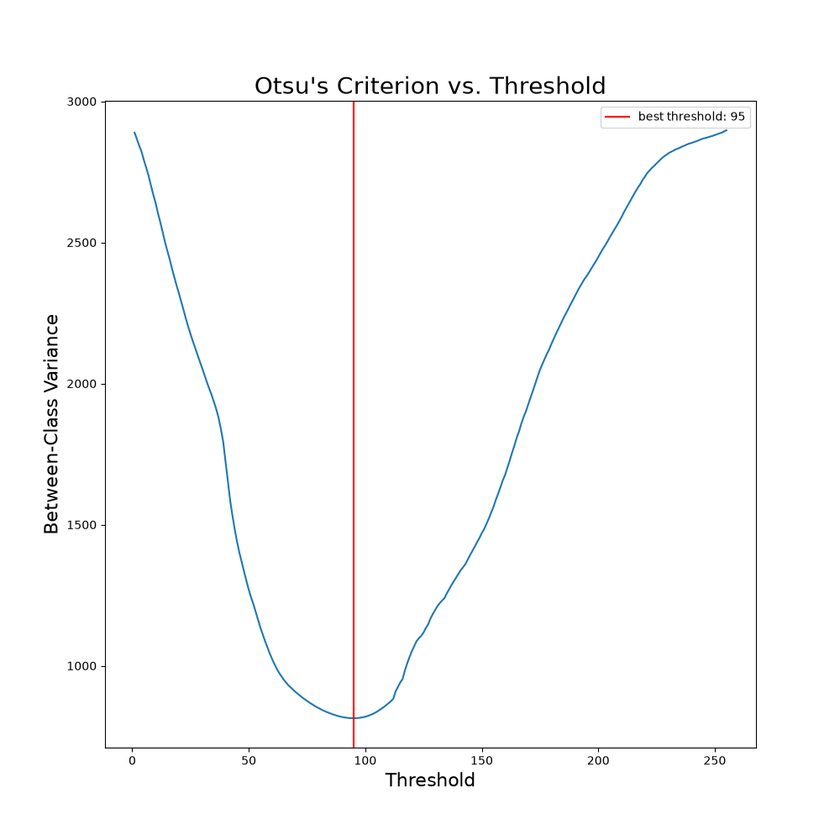
#> input picture figures/building_chart.png, 840 x 840 px, shrunk from 1000 x 1000 before the run; its folder holds only this picture in this run
$ python otsu.py --img figures/building_chart.png
#> lines starting #> are read from the running program, lines starting #| are printed output that depends on the picture; after the words box and inside, x2 and y2 are one past the last pixel; in counts of white or black regions, pixels touching at a corner belong together
#> in showComparison, img_color is the input picture: shape (840, 840, 4) float32; mean R, G, B, A 0.988, 0.987, 0.988, 1
from pathlib import Path
import string
from turtle import color
import numpy as np
from PIL import Image
import matplotlib.pyplot as plt
import seaborn as sns
import argparse
import matplotlib.image as mpimg

def getImageAsArray(path: str):
#> called with path = 'figures/building_chart.png'
    img = Image.open(path)
    return np.asarray(img.convert('L'))

def applyImageThreshold(img: np.ndarray, threshhold: int) -> np.ndarray:
    thresholded_img = np.zeros(img.shape)
    thresholded_img[img >= threshhold] = 1
    return thresholded_img

def computeOtsusCriteria(img: np.ndarray, threshold: int) -> int:
    if(threshold % 50 == 0 or threshold == 255):
        print("checking threshold", threshold)

    thresholded_img = applyImageThreshold(img, threshold)

    num_pixels = img.size
    num_pixels_1 = np.count_nonzero(thresholded_img)

    weight_1 = num_pixels_1 / num_pixels
    weight_0 = 1 - weight_1

    if weight_0 == 0 or weight_1 == 0:
        return np.inf

    val_1 = img[thresholded_img == 1]
    val_0 = img[thresholded_img == 0]

    var_1 = np.var(val_1) if len(val_1) > 0 else 0
    var_0 = np.var(val_0) if len(val_0) > 0 else 0

    return weight_0 * var_0 + weight_1 * var_1

def findBestThreshold(img: np.ndarray):
    th_range = range(int(np.max(img)) + 1)
    criterias = [computeOtsusCriteria(img, threshold) for threshold in th_range]
#> criterias = 256 items, first 6: inf, 455.4, 448.6, 444.9, 442.6, 439.3
    best_threshold = th_range[np.argmin(criterias)] #argmin returns index
#> best_threshold = 171
    return best_threshold, criterias

def getOtsuImage(path: str):
    img = getImageAsArray(path)
    best_threshold, criterias = findBestThreshold(img)
#> best_threshold = 171
    thresholded_img = applyImageThreshold(img, best_threshold)
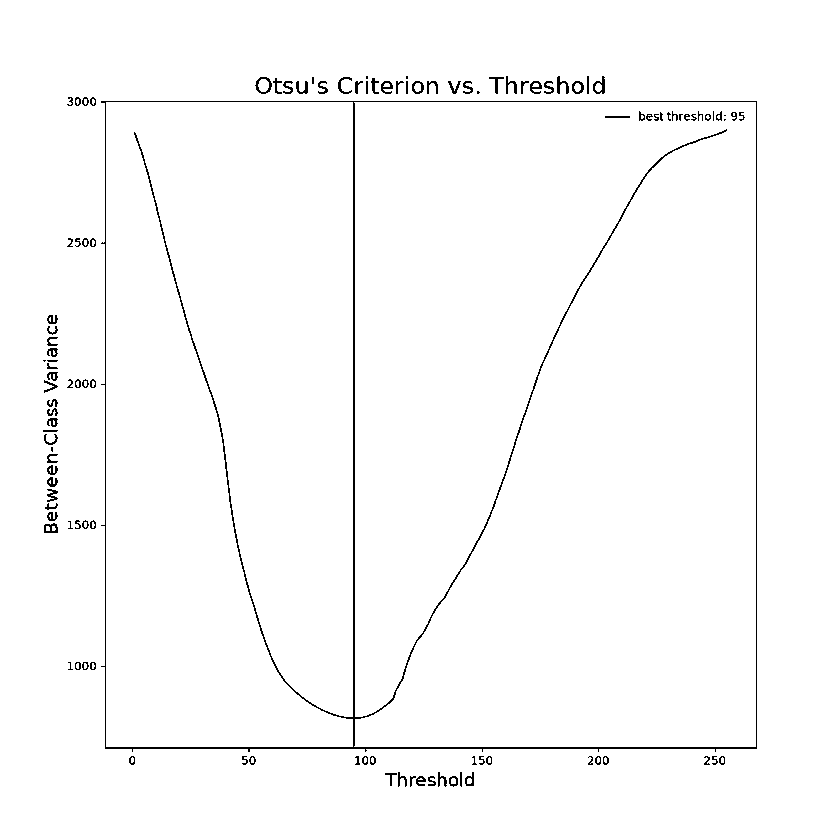
#> thresholded_img: shape (840, 840) float64; values 0 (black) and 1 (white), 98.4% white; black in thin lines or dots, all inside (x1, y1, x2, y2) = (43, 76, 757, 787)
    return thresholded_img, criterias, best_threshold

def showChart(criterias, best_threshold, img, path):
    plt.figure(figsize=(10,10))
    th_range = range(int(np.max(img)) + 1)
    plt.plot(th_range, criterias)

    plt.title("Otsu's Criterion vs. Threshold", fontsize=20)
    plt.xlabel("Threshold", fontsize=16)
    plt.ylabel("Between-Class Variance", fontsize=16)

    plt.axvline(x=best_threshold, color='r',  label = f'best threshold: {best_threshold}')

    plt.legend()
    plt.savefig(f'figures/{Path(path).stem}_chart.png')
    plt.show()

def showComparison(path: str):
    img_color = mpimg.imread(path)
    img_regular = getImageAsArray(path)
    img_otsu, criterias, best_threshold = getOtsuImage(path)
#> best_threshold = 171

    plt.figure(figsize=(30,10))
    plt.subplot(1,3,1)
    plt.title("Original Color Image", fontsize = 20)
    plt.imshow(img_color)
    plt.subplot(1,3,2)
    plt.title("Grey Scale Image", fontsize = 20)
    plt.imshow(img_regular, cmap="gray")
    plt.subplot(1,3,3)
    plt.title("Otsu Method Image", fontsize = 20)
    plt.imshow(img_otsu, cmap="gray")
    plt.tight_layout()
    plt.savefig(f'figures/{Path(path).stem}_images.png')
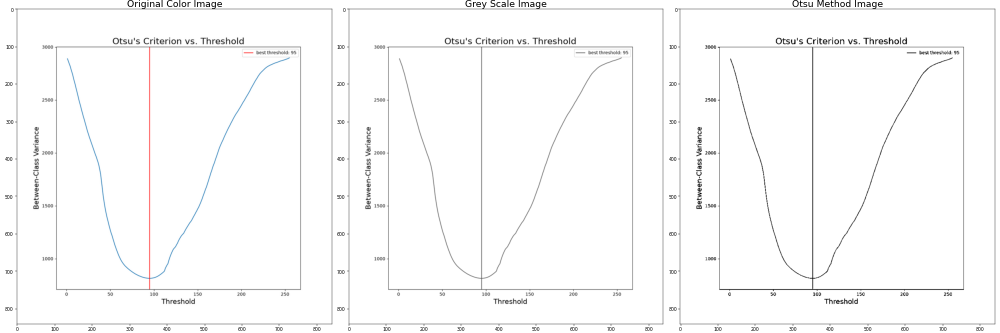
#> figure drawn by matplotlib, 3 panels

    showChart(criterias, best_threshold, img_regular, path)
#> in showChart, `plt.savefig(f'figures/{Path(path).stem}_chart.png')`:
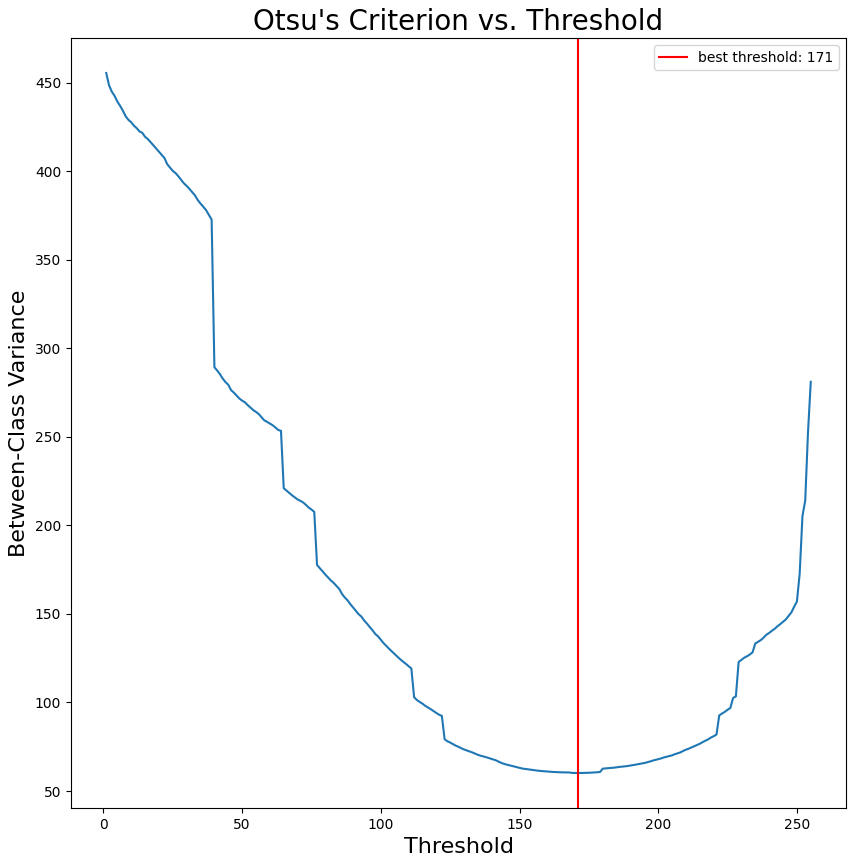
#> figure drawn by matplotlib, 1 panel

def main(args):
    showComparison(args.img)

def args_parser():
    parser = argparse.ArgumentParser()
    parser.add_argument('--img')
    return parser.parse_args()

if __name__ == "__main__":
    args = args_parser()
    main(args)

$ run again, on figures/face_chart.png
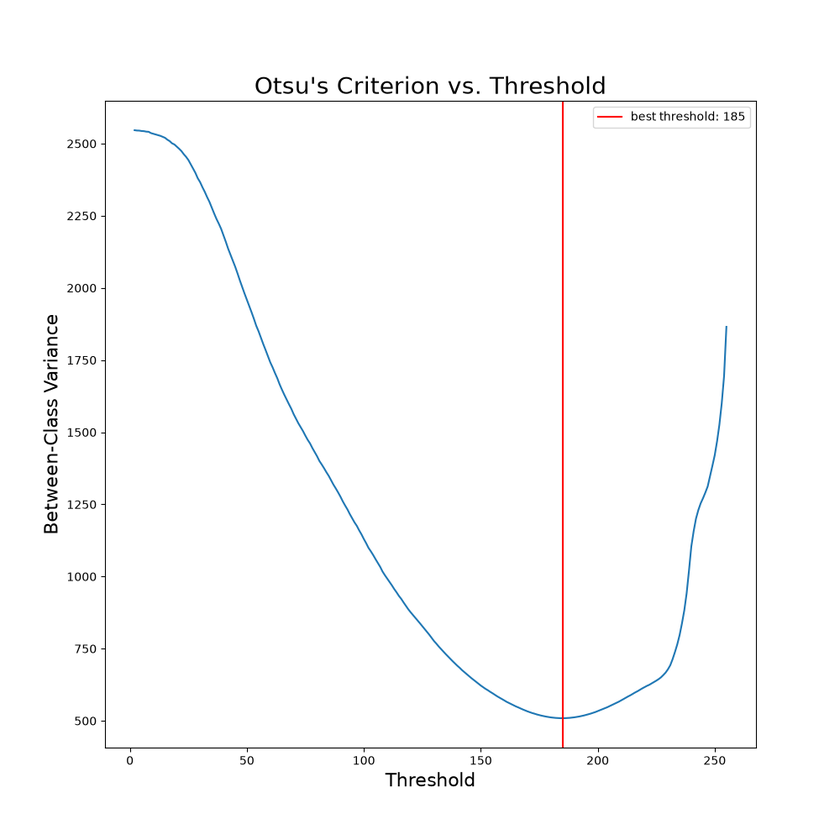
#> input picture figures/face_chart.png, 840 x 840 px, shrunk from 1000 x 1000 before the run
#> in showComparison, img_color is the input picture: shape (840, 840, 4) float32; mean R, G, B, A 0.988, 0.987, 0.988, 1
#> in findBestThreshold, `criterias = [computeOtsusCriteria(img, threshold) for threshold in th_..`: criterias = 256 items, first 6: inf, 469.2, 462.3, 458.7, 456.5, 453.2
#> in findBestThreshold, `best_threshold = th_range[np.argmin(criterias)]`: best_threshold = 170
#> in getOtsuImage, `thresholded_img = applyImageThreshold(img, best_threshold)`:
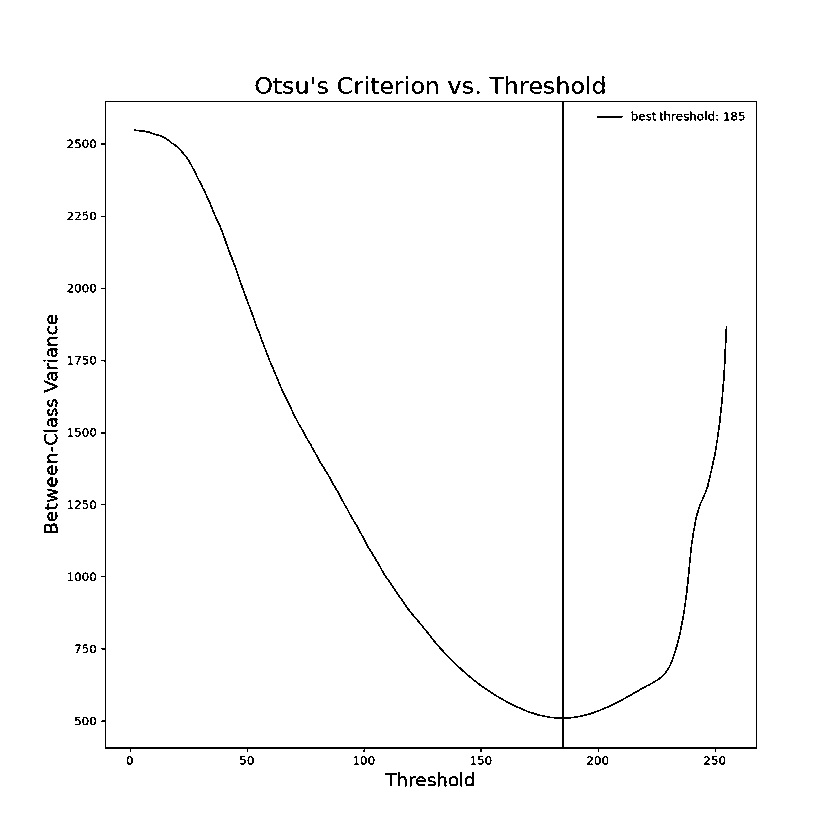
#> thresholded_img: shape (840, 840) float64; values 0 (black) and 1 (white), 98.4% white; black in thin lines or dots, all inside (x1, y1, x2, y2) = (43, 76, 757, 787)
#> in showChart, `plt.savefig(f'figures/{Path(path).stem}_chart.png')`:
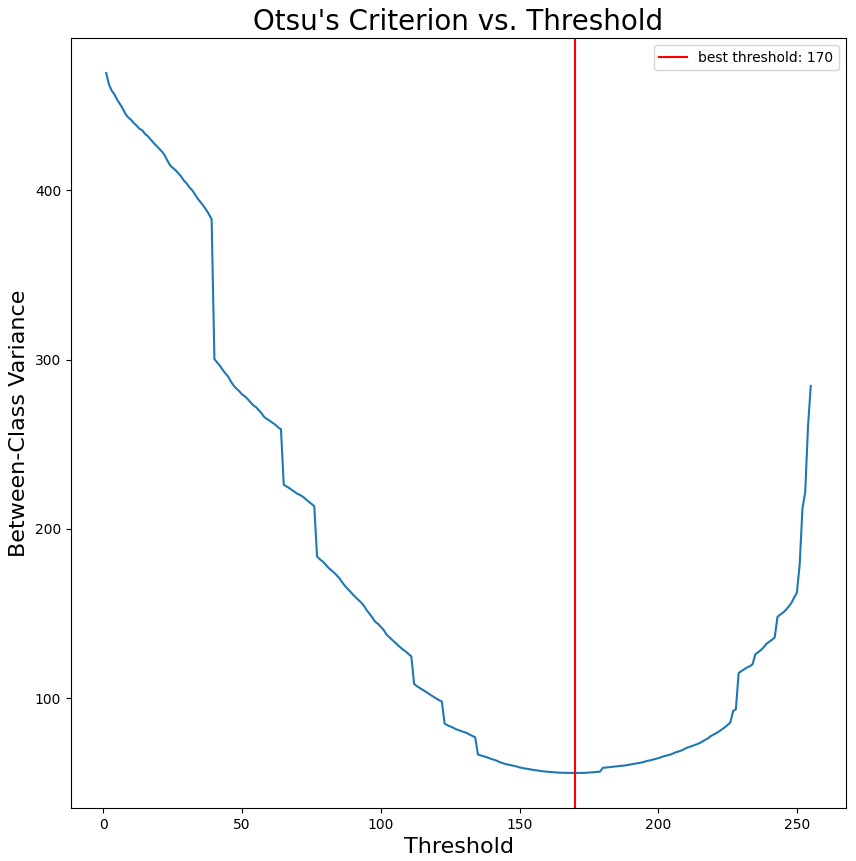
#> figure drawn by matplotlib, 1 panel

$ run again, on figures/water_coins_chart.png
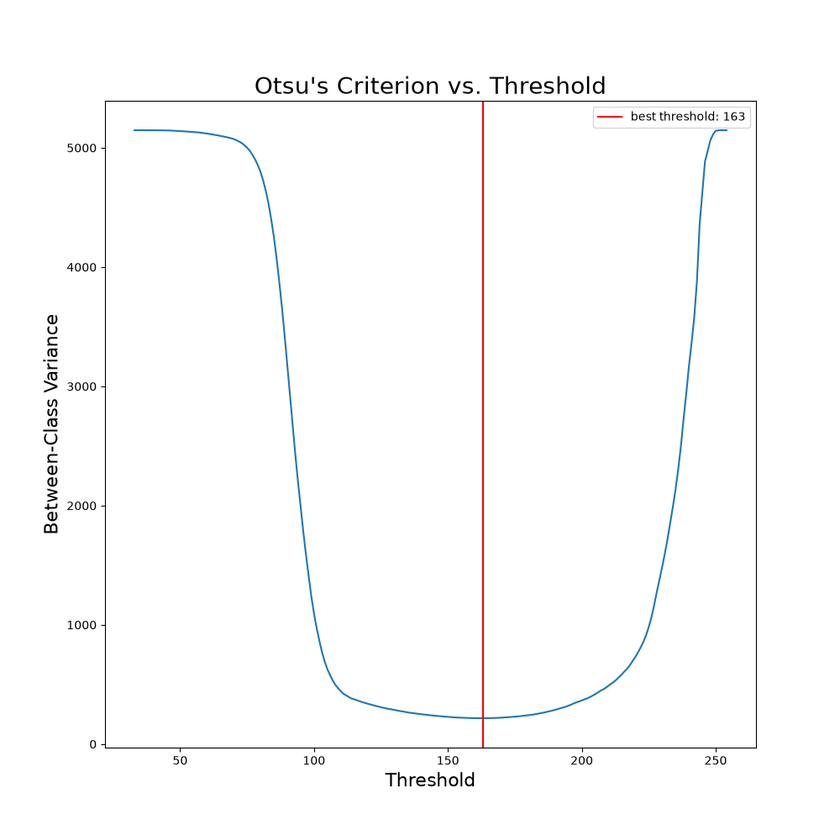
#> input picture figures/water_coins_chart.png, 840 x 840 px, shrunk from 1000 x 1000 before the run
#> in showComparison, img_color is the input picture: shape (840, 840, 4) float32; mean R, G, B, A 0.987, 0.987, 0.988, 1
#> in findBestThreshold, `criterias = [computeOtsusCriteria(img, threshold) for threshold in th_..`: criterias = 256 items, first 6: inf, 474, 467.2, 463.6, 461.3, 458
#> in findBestThreshold, `best_threshold = th_range[np.argmin(criterias)]`: best_threshold = 170
#> in getOtsuImage, `thresholded_img = applyImageThreshold(img, best_threshold)`:
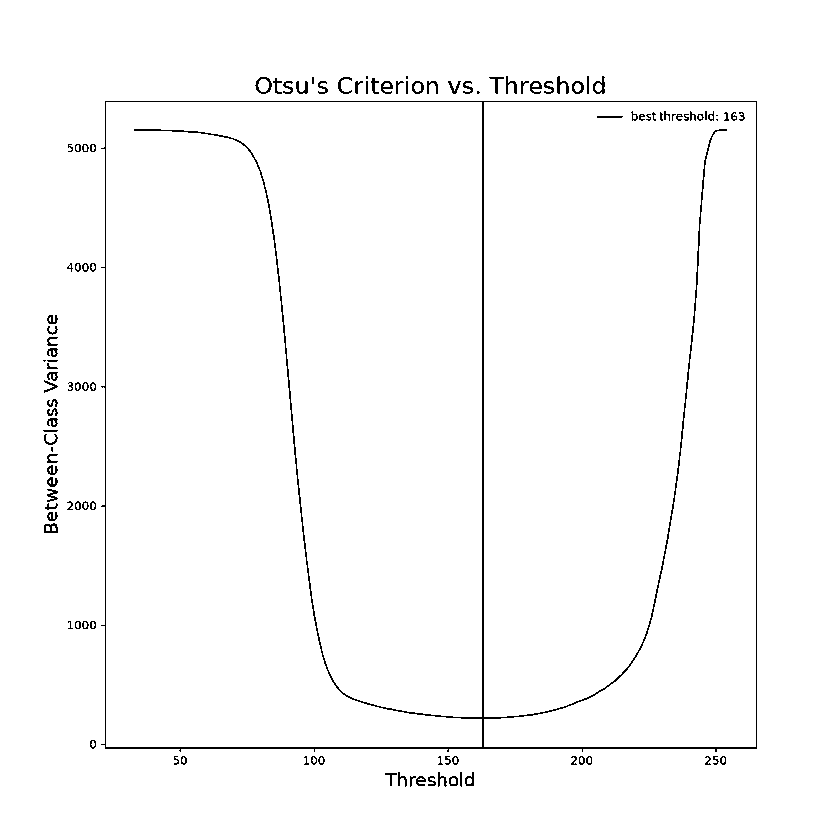
#> thresholded_img: shape (840, 840) float64; values 0 (black) and 1 (white), 98.3% white; black in thin lines or dots, all inside (x1, y1, x2, y2) = (43, 76, 757, 787)
#> in showChart, `plt.savefig(f'figures/{Path(path).stem}_chart.png')`:
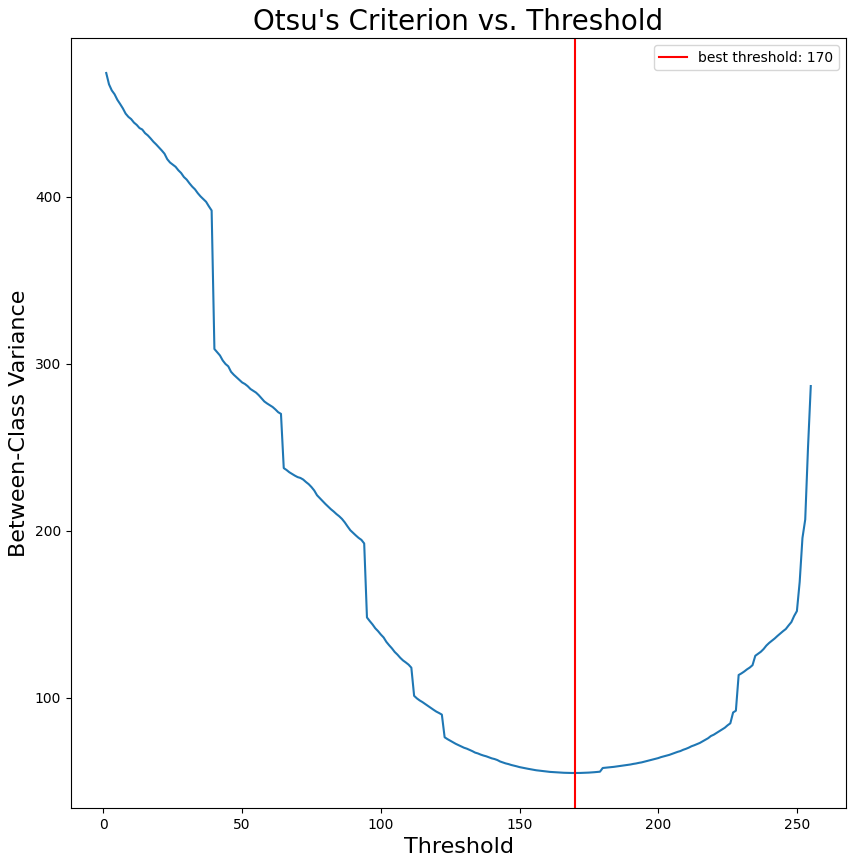
#> figure drawn by matplotlib, 1 panel
